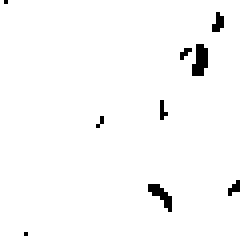
//> input picture FetureBasedZeroWatermarking/lbp/Lenna.test.bmp, 60 x 60 px (shown 4 times larger)
$ ./imagelbp Lenna.test.bmp Lenna.bmp 3   (built with g++ and OpenCV 4)
//> lines starting //> are read from the running program, lines starting //| are printed output that depends on the picture
#include <cv.h>
#include <highgui.h>
#include "lbp.hpp"
#include "histogram.hpp"
#include <string.h>
#include <stdio.h>

using namespace cv;

int main(int argc, const char *argv[]) {
    if( argc != 4)
    {
     cout <<" Usage: ./app src dst lbp_operator" << endl;
     return -1;
    }
    Mat image;
    image = imread(argv[1], CV_LOAD_IMAGE_COLOR);   // Read the file
//> image is the input picture: 60 rows x 60 cols, CV_8UC3; 97.9% white; black in thin lines or dots

    if(! image.data )                              // Check for invalid input
    {
        cout <<  "Could not open or find the image" << std::endl ;
        return -1;
    }

	// initial values
    int radius = 2;
    int neighbors = 16;

    // windows
    namedWindow("original",CV_WINDOW_AUTOSIZE);
    namedWindow("lbp",CV_WINDOW_AUTOSIZE);

    // matrices used
    Mat dst; // image after preprocessing
    Mat lbp; // lbp image

    // just to switch between possible lbp operators
    vector<string> lbp_names;
    lbp_names.push_back("Extended LBP"); // 0
    lbp_names.push_back("Fixed Sampling LBP"); // 1
    lbp_names.push_back("Variance-based LBP"); // 2
    int lbp_operator;
    lbp_operator = atoi(argv[3]);
//> lbp_operator = 3

        bool running=true;
    	cvtColor(image , dst, CV_BGR2GRAY);
//> dst: 60 rows x 60 cols, CV_8UC1; 97.9% white; black in thin lines or dots
    	GaussianBlur(dst, dst, Size(7,7), 5, 3, BORDER_CONSTANT); // tiny bit of smoothing is always a good idea
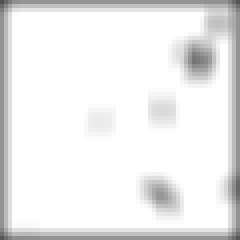
//> dst: 60 rows x 60 cols, CV_8UC1 (shown 4 times larger); min 80, max 255, mean 236.5
    	// comment the following lines for original size
    	resize(image , image , Size(), 0.5, 0.5);
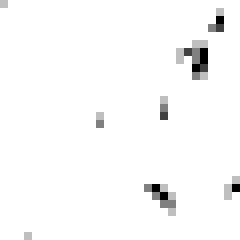
//> image: 30 rows x 30 cols, CV_8UC3 (shown 8 times larger); min 0, max 255, mean 249.6
    	//resize(dst,dst,Size(), 0.5, 0.5);
    	resize(dst,dst,Size(), 0.125 , 0.125 );
        //
    	switch(lbp_operator) {
    	case 0:
    		lbp::ELBP(dst, lbp, radius, neighbors); // use the extended operator
    		break;
    	case 1:
    		lbp::OLBP(dst, lbp); // use the original operator
    		break;
    	case 2:
    		lbp::VARLBP(dst, lbp, radius, neighbors);
    		break;
    	}
    	// now to show the patterns a normalization is necessary
    	// a simple min-max norm will do the job...
    	normalize(lbp, lbp, 0, 255, NORM_MINMAX, CV_8UC1);


        int ch = lbp.channels();

        for(int y=0; y<lbp.rows; ++y) {
            for(int x=0; x<lbp.cols; ++x) {
                int a = lbp.step*y+(x*ch);

                if(lbp.data[a+0]>128) lbp.data[a+0] = 0;
                else lbp.data[a+0] = 255;
                if(lbp.data[a+1]>128) lbp.data[a+1] = 0;
                else lbp.data[a+1] = 255;
                if(lbp.data[a+2]>128) lbp.data[a+2] = 0;
                else lbp.data[a+2] = 255;

                //cout << "[" << (int)lbp.data[a+0] << "," << (int)lbp.data[a+1] << "," << (int)lbp.data[a+2] << "]" << endl;
            }
        }


        imshow(argv[1], image );
//> (the run ends here: the program stops with an error, at `imshow(argv[2], lbp);`)
